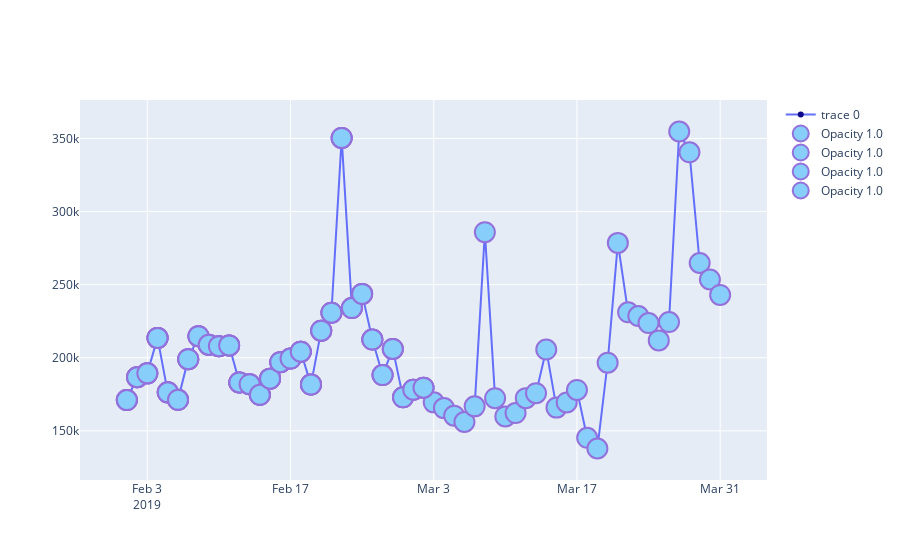

Source (notebook cell):
### Code cell
fig.add_trace(
    go.Scatter(
        mode='markers',
        x=first,
        y=data.visitors[0:30],
        marker=dict(
            color='LightSkyBlue',
            size=20,
            line=dict(
                color='MediumPurple',
                width=2
            )
        ),
        name='Opacity 1.0'
    )
)
